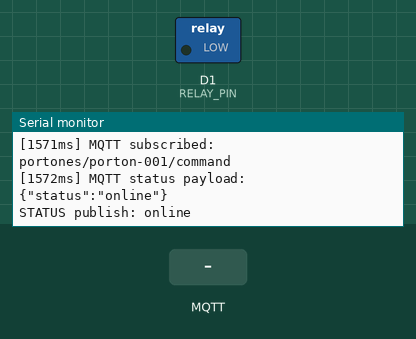
This sketch was run on a simulated ESP8266 (NodeMCU). On the bench: switched loads named in the sketch (green lamp = pin HIGH), the last lines printed to the serial monitor. The inputs (shaded band) are chosen by the test bench. WiFi joins after 1.5 s; servers stay silent unless stated; no MQTT or app messages arrive unless stated.

Above: at 2.7 s.
2.8 s: MQTT message "OPEN" arrives on the first subscribed topic
At 3.8 s:
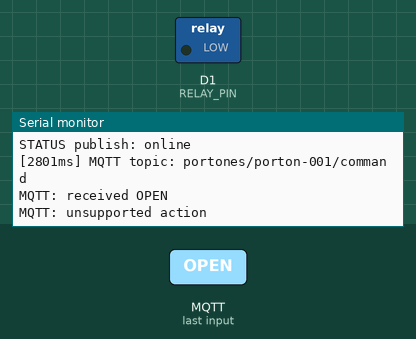
4.3 s: MQTT message "1" arrives on the first subscribed topic
At 5.0 s:
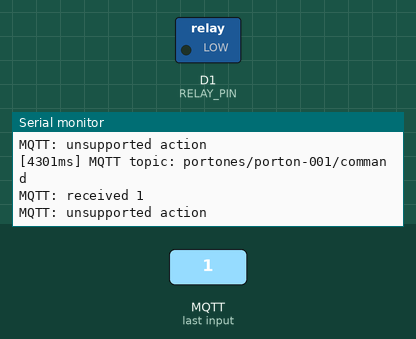
5.8 s: MQTT message "on" arrives on the first subscribed topic
At 6.1 s:
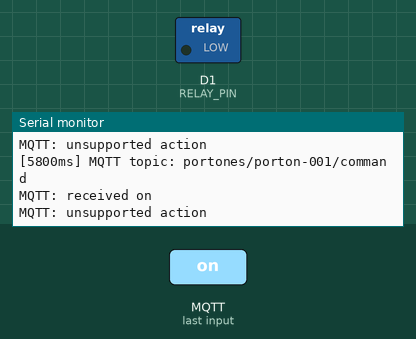

Measured:
- after the input at 2.8 s, the serial monitor: prints a new line at once (image 1)
- after the input at 4.3 s, the serial monitor: prints a new line at once (image 2)
- after the input at 5.8 s, the serial monitor: prints a new line at once (image 3)

The sketch:

firmware.ino
```cpp
#include <ESP8266WiFi.h>
#include <PubSubClient.h>

// ===== Configuracion =====
const char* WIFI_SSID = "zude-one";
const char* WIFI_PASSWORD = "..";

const char* MQTT_HOST = "";
const int MQTT_PORT = 16444;
const char* MQTT_USER = "admin";
const char* MQTT_PASS = "";

const char* DEVICE_ID = "porton-001";


// Relay
const int RELAY_PIN = D1; // GPIO5
const int RELAY_ACTIVE_MS = 600;
const bool RELAY_ACTIVE_HIGH = true;

WiFiClient espClient;
PubSubClient mqttClient(espClient);

String commandTopic;
String statusTopic;

void logLine(const char* message) {
  Serial.print("[");
  Serial.print(millis());
  Serial.print("ms] ");
  Serial.println(message);
}

void logValue(const char* label, const char* value) {
  Serial.print("[");
  Serial.print(millis());
  Serial.print("ms] ");
  Serial.print(label);
  Serial.println(value);
}

void connectWifi() {
  logLine("WiFi: start");
  WiFi.mode(WIFI_STA);
  WiFi.begin(WIFI_SSID, WIFI_PASSWORD);
  logLine("WiFi: connecting...");
  while (WiFi.status() != WL_CONNECTED) {
    delay(500);
    Serial.print(".");
  }
  Serial.println();
  Serial.print("WiFi connected, IP: ");
  Serial.println(WiFi.localIP());
  logValue("WiFi SSID: ", WIFI_SSID);
}

void publishStatus(const char* status) {
  String payload = String("{\"status\":\"") + status + "\"}";
  logValue("MQTT status payload: ", payload.c_str());
  mqttClient.publish(statusTopic.c_str(), payload.c_str(), true);
  Serial.print("STATUS publish: ");
  Serial.println(status);
}

void pulseRelay() {
  logLine("RELAY: pulse start");
  digitalWrite(RELAY_PIN, RELAY_ACTIVE_HIGH ? HIGH : LOW);
  delay(RELAY_ACTIVE_MS);
  digitalWrite(RELAY_PIN, RELAY_ACTIVE_HIGH ? LOW : HIGH);
  logLine("RELAY: pulse end");
}

void onMessage(char* topic, byte* payload, unsigned int length) {
  logValue("MQTT topic: ", topic);
  if (String(topic) != commandTopic) {
    Serial.println("MQTT: message ignored (topic mismatch)");
    return;
  }

  String body;
  body.reserve(length + 1);
  for (unsigned int i = 0; i < length; i++) {
    body += (char)payload[i];
  }

  Serial.print("MQTT: received ");
  Serial.println(body);
  if (body.indexOf("\"action\"") >= 0 && body.indexOf("OPEN") >= 0) {
    logLine("MQTT: OPEN received");
    pulseRelay();
    logLine("MQTT: OPEN executed");
  } else {
    Serial.println("MQTT: unsupported action");
  }
}

void connectMqtt() {
  const String clientId = String("nodemcu_") + DEVICE_ID + "_" + String(ESP.getChipId());

  logValue("MQTT host: ", MQTT_HOST);
  Serial.print("MQTT port: ");
  Serial.println(MQTT_PORT);
  logValue("MQTT user: ", MQTT_USER);
  const String willPayload = "{\"status\":\"offline\"}";
  logValue("MQTT will payload: ", willPayload.c_str());
  mqttClient.setServer(MQTT_HOST, MQTT_PORT);
  mqttClient.setCallback(onMessage);

  while (!mqttClient.connected()) {
    Serial.println("MQTT: connecting...");
    if (mqttClient.connect(
          clientId.c_str(),
          MQTT_USER,
          MQTT_PASS,
          statusTopic.c_str(),
          1,
          true,
          willPayload.c_str())) {
      mqttClient.subscribe(commandTopic.c_str(), 1);
      Serial.println("MQTT: connected");
      logValue("MQTT subscribed: ", commandTopic.c_str());
      publishStatus("online");
    } else {
      Serial.print("MQTT: connect failed, rc=");
      Serial.println(mqttClient.state());
      delay(2000);
    }
  }
}

void setup() {
  Serial.begin(115200);
  logLine("Booting...");

  pinMode(RELAY_PIN, OUTPUT);
  digitalWrite(RELAY_PIN, RELAY_ACTIVE_HIGH ? LOW : HIGH);

  commandTopic = String("portones/") + DEVICE_ID + "/command";
  statusTopic = String("portones/") + DEVICE_ID + "/status";
  logValue("Command topic: ", commandTopic.c_str());
  logValue("Status topic: ", statusTopic.c_str());

  connectWifi();
  connectMqtt();
}

void loop() {
  if (WiFi.status() != WL_CONNECTED) {
    logLine("WiFi: disconnected, reconnecting");
    connectWifi();
  }

  if (!mqttClient.connected()) {
    logLine("MQTT: disconnected, reconnecting");
    connectMqtt();
  }

  mqttClient.loop();
}
```
